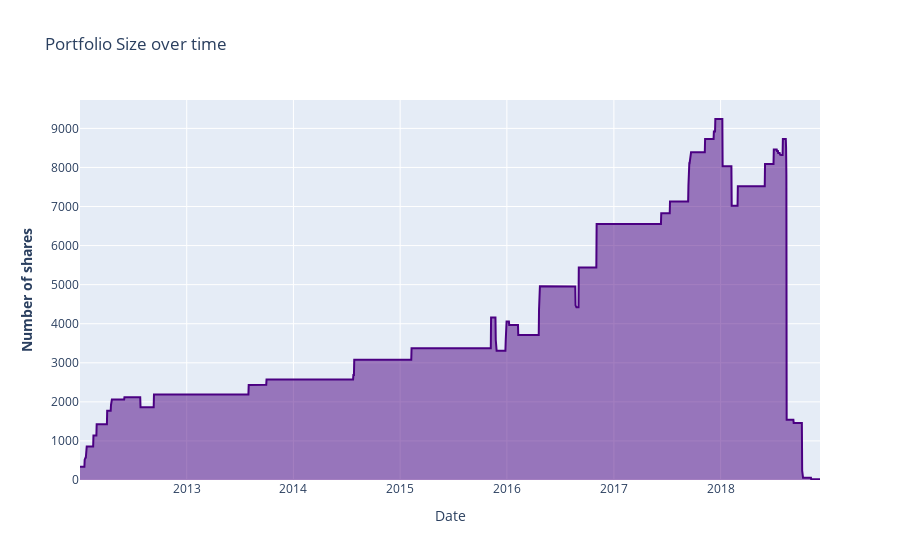

The notebook cell this image was saved under:
### Code cell
# Plot the correct portfolio size over time chart
import plotly.graph_objects as go
fig = go.Figure()

fig.add_trace(go.Scatter(x=value_chart.index, y=value_chart['portfolio_size'], mode='lines', fill='tozeroy', line_color='indigo', name='Portfolio Size'))

# Add figure title and axes labels
fig.update_layout(title_text="Portfolio Size over time")
fig.update_yaxes(title_text="<b>Number of shares</b>")
fig.update_xaxes(title_text="Date")
fig.show()

### Figure 1 — Plotly figure (JSON) as saved in the notebook; plotly's stock layout.template omitted (floating-point values rounded to 4 significant figures; data arrays with more than 128 entries replaced by an {"elided": "..."} marker saying what was removed)
{"data": [{"fill": "tozeroy", "line": {"color": "indigo"}, "mode": "lines", "name": "Portfolio Size", "type": "scatter", "x": {"elided": "2532 str values"}, "y": {"elided": "2532 int values"}}], "layout": {"autosize": true, "title": {"text": "Portfolio Size over time"}, "xaxis": {"autorange": true, "range": ["2012-01-02", "2018-12-07"], "title": {"text": "Date"}, "type": "date"}, "yaxis": {"autorange": true, "range": [0, 9726.0], "title": {"text": "<b>Number of shares</b>"}, "type": "linear"}}}
